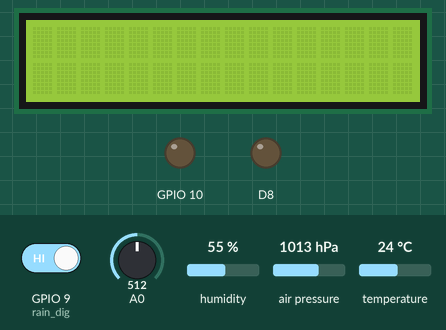
A sketch run on a simulated ESP8266 (NodeMCU). Parts: 16×2 character LCD, output pins drawn as LEDs (lit = HIGH). Inputs (shaded band) come from the test bench; at power-on: A0 = 512, GPIO 9 (rain_dig) HIGH, humidity 55 %, air pressure 1013 hPa, temperature 24 °C. WiFi joins after 1.5 s; servers stay silent unless stated; what the sketch prints to the serial monitor is not drawn.

Above: at 3.0 s.
3.1 s: A0 set to 805
At 9.0 s:
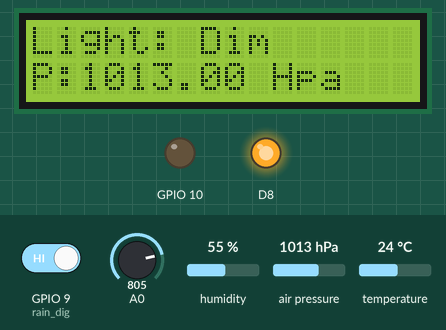
15.7 s: A0 set to 824
At 27.2 s:
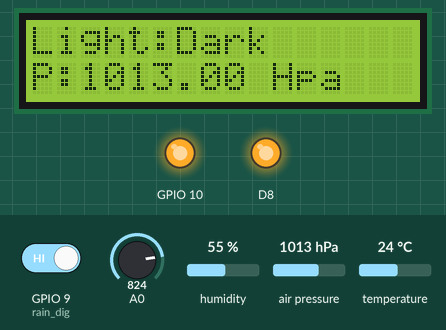
29.7 s: GPIO 9 (rain_dig) driven LOW
At 34.2 s:
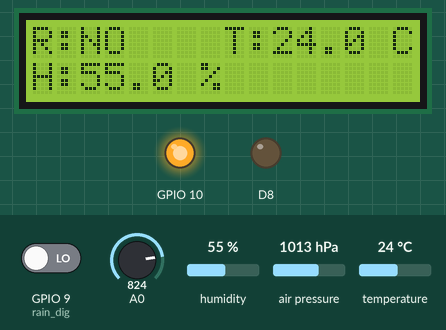
43.4 s: A0 set to 306
At 55.5 s:
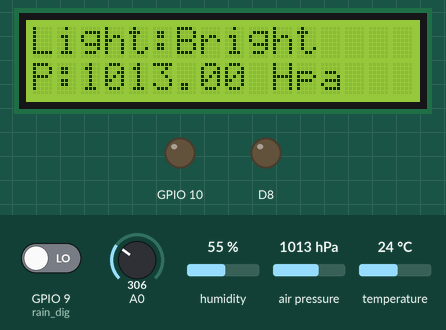
57.4 s: A0 set to 70
At 64.8 s:
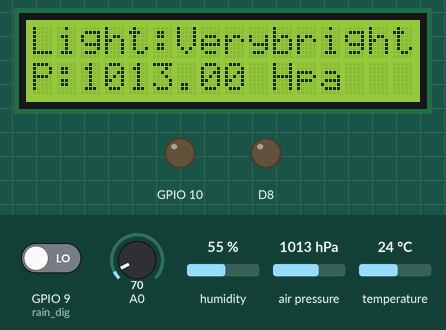
71.1 s: humidity set to 22 %
At 79.9 s:
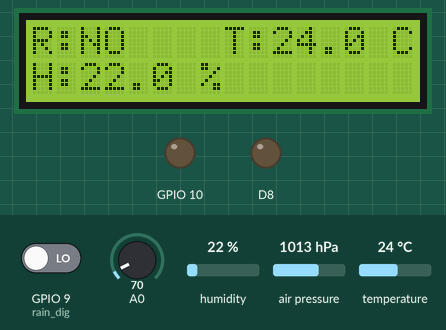
Timing chart, 0 to 81.4 s (numbered marks = the images above; inputs shaded):
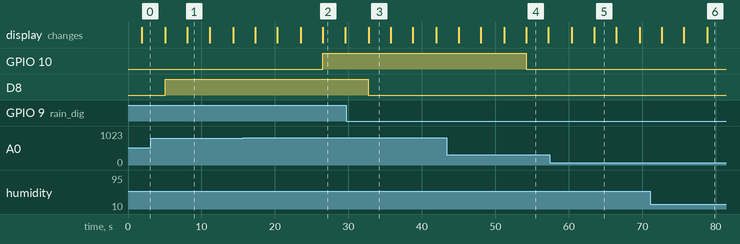

The sketch:

PROJECT_ROOTECH.ino
```cpp
//**include**//
#define BLYNK_PRINT Serial
#include <BlynkSimpleEsp8266.h>
#include <Wire.h>
#include <SFE_BMP180.h>
#include <LiquidCrystal_I2C.h>
#include <ESP8266WiFi.h>
#include <DHT.h>

//*define*//
char auth[]="_8gDqN4pNeMi0PYWePv_cDpEinTNxGun";
char wifiname[] = "Gaber" ; //Galaxi co-working space
char wifipass[] = "123456789"; //88888888
#define ALTITUDE 90.0


//**Object**//
LiquidCrystal_I2C lcd(0x27, 16, 2);
DHT dht(D3, DHT11) ;
SFE_BMP180 pressure;
WidgetLED led1(V4);

//  ldr  //
const int ldr_dig=D5;
const int ldr_anal=A0;

//  Rain  //
const int rain_dig=9;

//  DHT  //
const int dht_pin=D3 ;

void setup()
{
  //  Blynk  //
  Blynk.begin(auth, wifiname, wifipass);

  //  baud rate  //
  Serial.begin(115200) ;

  //  I2c module : used in lcd and bmP180 sensor  //
  Wire.begin(D2, D1);

  //  Connection  //
  WiFi.begin(wifiname,wifipass);
  while (WiFi.status()!=WL_CONNECTED) {
  Serial.print(".");
  delay(500) ;
  }
  Serial.println("successful connected");
  Serial.println("----------------------") ;

  //  DHT  //
  pinMode(D3,OUTPUT);

  //  Rain  //
  pinMode(rain_dig,INPUT) ;

  //  Buzzer  //
  pinMode(D8,OUTPUT) ;

  //  Led  //
  pinMode(10,OUTPUT) ;

  //  LCD Setup  //
  lcd.init() ;
  lcd.backlight();
  lcd.clear();

  //  bmp180  //
  Serial.println("REBOOT");
  if (pressure.begin()) {
    Serial.println("BMP180 init success");
    Serial.println("----------------------") ;
  }
  else
  {
    Serial.println("BMP180 init fail");
    Serial.println("----------------------") ;
    while(1); // Pause forever.
  }

}

void loop()
{
Blynk.run() ;
bool Israin=false;

//  Rain  //
Serial.println("     RAIN      ") ;
Serial.print("Rain digital value : ");Serial.println(digitalRead(rain_dig));
if(digitalRead(rain_dig) == 0)
{
    Serial.println("Rain:NO");
    Israin=false ;
    delay(100);
}
else
{
    Serial.println("Rain:YES");
    //Blynk.notify("Rainning !");
    Israin=true ;
    delay(100);
}
Serial.println("----------------------") ;

//  DHT  //
delay(2000);
float humidity = dht.readHumidity() ;
float temperature = dht.readTemperature();
Serial.println("     DHT      ") ;
Serial.print("Humidity: ");
Serial.print(humidity, 1);
Serial.print(" %");

Serial.print("\t\t");

Serial.print("Temp: ");
Serial.print(temperature, 1);
Serial.println(" C");
Serial.println("----------------------") ;

//  ldr  //
int value = analogRead(A0);
int ldrValue = map(value,0, 1024, 0, 100);
Serial.println("     LDR     ") ;
Serial.print("ldrValue : ");Serial.print(ldrValue);
Serial.print("  ") ;
 if (ldrValue < 10 )  {
    Serial.print("Light:Verybright");
  } else if (ldrValue < 40) {
    Serial.print("Light:Bright");
  } else if (ldrValue < 60) {
    Serial.print("Light:Light");
  } else if (ldrValue < 80 ) {
    Serial.print("Light: Dim");
  } else  {
    Serial.print("Light:Dark"); digitalWrite(D7,HIGH) ;
  }
Serial.println("----------------------") ;
delay(1000);


//  bmp180  //
  char status;
  double T,P,p0,a;
  // If you want sea-level-compensated pressure, as used in weather reports,
  // you will need to know the altitude at which your measurements are taken.
  // We're using a constant called ALTITUDE in this project:

  //Serial.println();
  Serial.print("Altitude: ");
  Serial.print(ALTITUDE,0);
  Serial.println(" meters, ");
  Serial.print(ALTITUDE*3.28084,0);
  Serial.println(" feet");
  Serial.println("----------------") ;
  // You must first get a temperature measurement to perform a pressure reading.
  // Start a temperature measurement:
  status = pressure.startTemperature();
  if (status != 0)
  {
    // Wait for the measurement to complete:
    delay(status);
    status = pressure.getTemperature(T);
    if (status != 0)
    {
      // Print out the measurement:
      Serial.print("temperature of bmp: ");
      Serial.print(T,2);
      Serial.print(" deg C, ");
      Serial.print((9.0/5.0)*T+32.0,2);
      Serial.println(" deg F");
      Serial.println("----------------") ;

      // Start a pressure measurement:

      status = pressure.startPressure(3);
      if (status != 0)
      {
        // Wait for the measurement to complete:
        delay(status);

        // Retrieve the completed pressure measurement:
        // Note that the measurement is variable P(pressure).
        // Note also that the function requires the previous temperature measurement (T).
        status = pressure.getPressure(P,T);
        if (status != 0)
        {
          // Print out the measurement:
          Serial.print("absolute pressure: ");
          Serial.print(P,2);
          Serial.print(" mb, ");
          Serial.print(P*0.0295333727,2);
          Serial.println(" inHg");
          Serial.println("------------------------");

          // The pressure sensor returns abolute pressure, which varies with altitude.
          // To remove the effects of altitude, use the sealevel function and your current altitude.

          p0 = pressure.sealevel(P,ALTITUDE); // we're at 90 meters (Boulder, CO)
          Serial.print("relative (sea-level) pressure: ");
          /*Serial.print(p0,2);
          Serial.print(" mb, ");*/
          Serial.print(p0*0.0295333727,2);
          Serial.println(" inHg");

          // On the other hand, if you want to determine your altitude from the pressure reading,
          // use the altitude function along with a baseline pressure (sea-level or other).
          // Parameters: P = absolute pressure in mb, p0 = baseline pressure in mb.
          // Result: a = altitude in m.

          a = pressure.altitude(P,p0);
          Serial.print("computed altitude: ");
          Serial.print(a,0);
          Serial.println(" meters, ");
          Serial.println("-------------------") ;
        }
        else Serial.println("error retrieving pressure measurement");
      }
      else Serial.println("error starting pressure measurement");
    }
    else Serial.println("error retrieving temperature measurement");
  }
else Serial.println("error starting temperature measurement");

//  OUTPUT lcd and Notifications //


// Tempreture  //
lcd.setCursor(8,0) ;
lcd.print("T:");lcd.print(temperature, 1);lcd.print(" C ") ;

if (temperature>=30) {Blynk.notify("Temprature is HOT !");}
else if (temperature>=25) {Blynk.notify("Temprature is COOL !");}
else if (temperature>0){Blynk.notify("Temprature is COLD !");}

//  Rain //
if (digitalRead(rain_dig)==1) { lcd.setCursor(0,0); lcd.print("R:YES");digitalWrite(D8,HIGH) ;
led1.on();
}
else if (digitalRead(rain_dig)==0){lcd.setCursor(0,0); lcd.print("R:NO");digitalWrite(D8,LOW) ;
led1.off();
}


//  Humadity  //
lcd.setCursor(0,1) ;
lcd.print("H:");lcd.print(humidity, 1);lcd.print(" % ");

delay(3000);
lcd.clear() ;


//  LDR  //
lcd.setCursor(0,0) ;
 if (ldrValue < 10 )  {
    lcd.print("Light:Verybright");
    digitalWrite(10,LOW) ;
  } else if (ldrValue < 40) {
    lcd.print("Light:Bright");
    digitalWrite(10,LOW) ;
  } else if (ldrValue < 60) {
    lcd.print("Light:Light");
    digitalWrite(10,LOW) ;
  } else if (ldrValue < 80 ) {
    lcd.print("Light: Dim");
    digitalWrite(10,LOW) ;
  } else  {
    lcd.print("Light:Dark"); digitalWrite(10,HIGH) ;
  }

//  pressure  //
lcd.setCursor(0,1) ;
lcd.print("P:");lcd.print(P,2);lcd.print(" Hpa");

delay(3000) ;
lcd.clear() ;


  Blynk.virtualWrite(V0, temperature);  //V0 is for Temperature
  Blynk.virtualWrite(V1,humidity );  //V1 is for Humidity
  Blynk.virtualWrite(V4,digitalRead(rain_dig) );  //V2 is for Rainfall
  ldrValue = map(value,0, 1024, 100, 0);
  Blynk.virtualWrite(V2,ldrValue );
  ldrValue = map(value,0, 1024, 0, 100);


}
```

Measured:
- the behaviour switches between 814 and 815 on A0 (found by bisection; images 1 and 2)
- after the input at 3.1 s, the display: first differs from a run without the input after 5.0 s (image 1)
- after the input at 15.7 s, GPIO 10: LOW → HIGH after 10.8 s; the display: first differs from a run without the input after 10.8 s (image 2)
- after the input at 29.7 s, D8: HIGH → LOW after 3.0 s; the display: changes after 3.0 s (image 3)
- after the input at 43.4 s, GPIO 10: HIGH → LOW after 10.8 s; the display: first differs from a run without the input after 10.8 s (image 4)
- after the input at 57.4 s, the display: first differs from a run without the input after 6.0 s (image 5)
- what the display in image 1 shows lasts 3.0 s, from 8.1 s to 11.1 s
